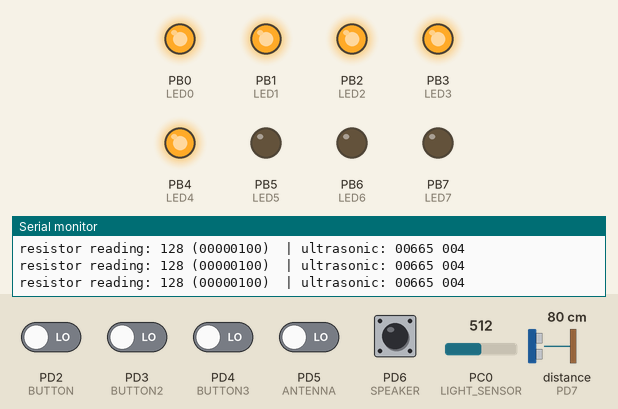
This program was run on a simulated ATmega168, built with avr-gcc and emulated at 1 MHz. Parts: output pins drawn as LEDs (lit = HIGH), the last lines printed to the serial monitor. Wiring (inferred from the names in the program): ultrasonic range finder: trigger PD7; echo PD7. The inputs (shaded band) are chosen by the test bench; at power-on: PD6 (SPEAKER) HIGH, PD2 (BUTTON), PD3 (BUTTON2), PD4 (BUTTON3), PD5 (ANTENNA) LOW, PC0 (LIGHT_SENSOR) = 512, distance to the obstacle (sensor on PD7) 80 cm. The echo pulse lasts 58.3 µs per cm; a simulated second board sends each byte the program waits for after 2 ms.

Above: at 1.2 s.
1.3 s: PC0 (LIGHT_SENSOR) set to 624
4.3 s: PC0 (LIGHT_SENSOR) set to 651
At 5.2 s:
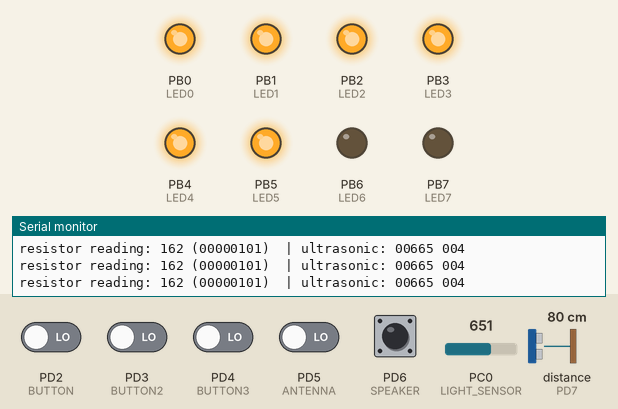
5.8 s: PC0 (LIGHT_SENSOR) set to 753
8.8 s: PC0 (LIGHT_SENSOR) set to 785
At 9.1 s:
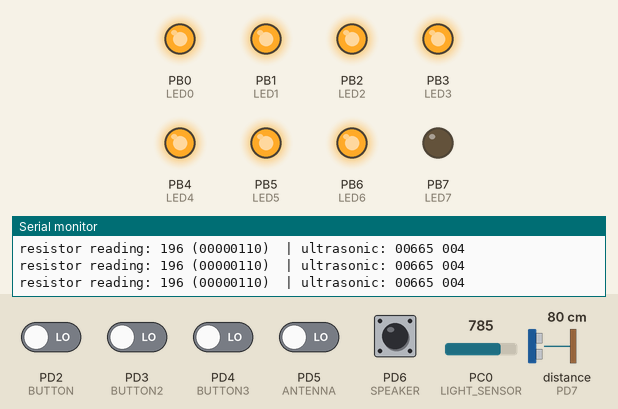
10.3 s: PC0 (LIGHT_SENSOR) set to 882
13.3 s: PC0 (LIGHT_SENSOR) set to 905
At 14.4 s:
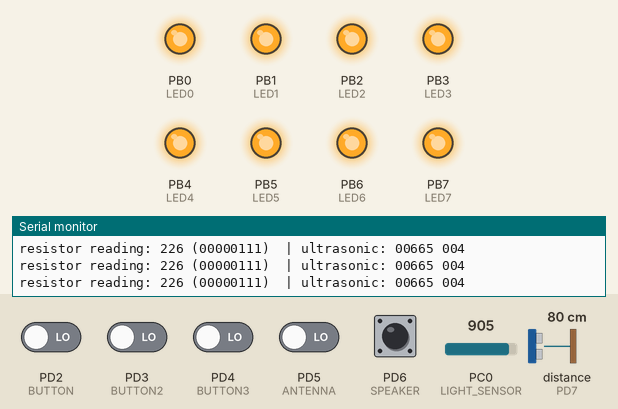
Timing chart, 0 to 15.8 s (numbered marks = the images above; inputs shaded):
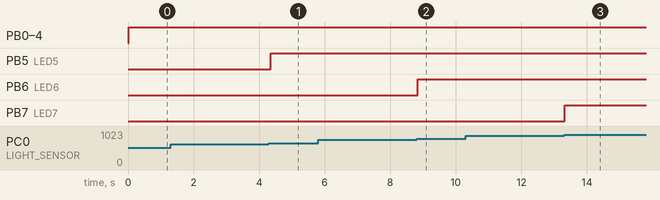

The program:

main.c
```c
/*
 * main.c
 *
 *  Created on: Jun 17, 2015
 *      Author: jimparker
 */

#undef __AVR_ATmega16__
#include <avr/io.h>
#include <util/delay.h>
#include "pinDefines.h"
#include "USART.h"
#include "ultraSonic.h"


static inline void initADC0(void) {
	ADMUX |= (1 << REFS0);
	ADCSRA |= (1 << ADPS1) | (1 << ADPS0);
	ADCSRA |= (1 << ADEN);
}
/*
void calibrateADC0 {
	transmitByte(0x0d);  //  cr
	transmitByte(0x0a);  // lf
	printString("Set the ADC to its lowest setting and hit <enter>!");
	transmitByte(0x0d);  //  cr
	transmitByte(0x0a);  // lf
	uint8_t = readByte();

}
*/
int main(void) {
	uint8_t ledValue;
	uint16_t adcValue;
	uint8_t i;

	initUSART();
	initADC0();
	LED_DDR = 0xff;
	DDRD &= ~(1 << PD6);    // set button port to input
	PORTD |= (1 << PD6);  // enable pull-up resistor

	transmitByte(0x0d);  //  cr
	transmitByte(0x0a);  // lf
	printString("Hello world!");
	transmitByte(0x0d);  //  cr
	transmitByte(0x0a);  // lf

	while (1) {
		if (((PIND & (1 << PD6)) == 0) || (getByte() == 'x')) {  // if you send an 'x' or hit the button
			// read the ADC (currently a photoresistor
			ADCSRA |= (1 << ADSC);  // start conversion
			loop_until_bit_is_clear(ADCSRA, ADSC);
			adcValue = ADC;

			// turn on the LEDS as a bar grph
			ledValue = (adcValue >> 7);

			LED_PORT = 0;
			for(i=0; i <= ledValue; i++) {
				LED_PORT |= (1 << i);
			}

			// log sensor reading to serial port
			printString("resistor reading: ");
			printByte(adcValue >> 2);
			printString(" (");
			printBinaryByte(ledValue);
			printString(") ");
			printString(" | ultrasonic: ");
			printWord(readUltrasonic());
			transmitByte(32);  //  sp
			printByte(ultrasonicInches());
			transmitByte(0x0d);  //  cr
			transmitByte(0x0a);  // lf

			//_delay_ms(500);
		}
	}
	return 0;
}
```

USART.c
```c
/*
 * USART.c
 *
 *  Created on: Jun 16, 2015
 *      Author: jimparker
 */

/*
  Quick and dirty functions that make serial communications work.
  Note that receiveByte() blocks -- it sits and waits _forever_ for
   a byte to come in.  If you're doing anything that's more interesting,
   you'll want to implement this with interrupts.
   initUSART requires BAUDRATE to be defined in order to calculate
     the bit-rate multiplier.  9600 is a reasonable default.
  May not work with some of the older chips:
    Tiny2313, Mega8, Mega16, Mega32 have different pin macros
    If you're using these chips, see (e.g.) iom8.h for how it's done.
    These old chips don't specify UDR0 vs UDR1.
    Correspondingly, the macros will just be defined as UDR.
*/

#undef __AVR_ATmega16__
#include <avr/io.h>
#include "USART.h"
#include <util/setbaud.h>


void initUSART(void) {                 /* requires BAUD */
  UBRR0H = UBRRH_VALUE;                /* defined in setbaud.h */
  UBRR0L = UBRRL_VALUE;
#if USE_2X
  UCSR0A |= (1 << U2X0);
#else
  UCSR0A &= ~(1 << U2X0);
#endif
                                  /* Enable USART transmitter/receiver */
  UCSR0B = (1 << TXEN0) | (1 << RXEN0);
  UCSR0C = (1 << UCSZ01) | (1 << UCSZ00);   /* 8 data bits, 1 stop bit */
}


void transmitByte(uint8_t data) {
                                     /* Wait for empty transmit buffer */
  loop_until_bit_is_set(UCSR0A, UDRE0);
  UDR0 = data;                                            /* send data */
}

uint8_t receiveByte(void) {
  loop_until_bit_is_set(UCSR0A, RXC0);       /* Wait for incoming data */
  return UDR0;                                /* return register value */
}

uint8_t getByte(void) {
  if (bit_is_set(UCSR0A, RXC0))
    return UDR0;                                /* return register value */
  else
	return 0x00;
}


                       /* Here are a bunch of useful printing commands */

void printString(const char myString[]) {
  uint8_t i = 0;
  while (myString[i]) {
    transmitByte(myString[i]);
    i++;
  }
}

void readString(char myString[], uint8_t maxLength) {
  char response;
  uint8_t i;
  i = 0;
  while (i < (maxLength - 1)) {                   /* prevent over-runs */
    response = receiveByte();
    transmitByte(response);                                    /* echo */
    if (response == '\r') {                     /* enter marks the end */
      break;
    }
    else {
      myString[i] = response;                       /* add in a letter */
      i++;
    }
  }
  myString[i] = 0;                          /* terminal NULL character */
}

void printByte(uint8_t byte) {
              /* Converts a byte to a string of decimal text, sends it */
  transmitByte('0' + (byte / 100));                        /* Hundreds */
  transmitByte('0' + ((byte / 10) % 10));                      /* Tens */
  transmitByte('0' + (byte % 10));                             /* Ones */
}

void printWord(uint16_t word) {
  transmitByte('0' + (word / 10000));                 /* Ten-thousands */
  transmitByte('0' + ((word / 1000) % 10));               /* Thousands */
  transmitByte('0' + ((word / 100) % 10));                 /* Hundreds */
  transmitByte('0' + ((word / 10) % 10));                      /* Tens */
  transmitByte('0' + (word % 10));                             /* Ones */
}

void printBinaryByte(uint8_t byte) {
                       /* Prints out a byte as a series of 1's and 0's */
  uint8_t bit;
  for (bit = 7; bit < 255; bit--) {
    if (bit_is_set(byte, bit))
      transmitByte('1');
    else
      transmitByte('0');
  }
}

char nibbleToHexCharacter(uint8_t nibble) {
                                   /* Converts 4 bits into hexadecimal */
  if (nibble < 10) {
    return ('0' + nibble);
  }
  else {
    return ('A' + nibble - 10);
  }
}

void printHexByte(uint8_t byte) {
                        /* Prints a byte as its hexadecimal equivalent */
  uint8_t nibble;
  nibble = (byte & 0b11110000) >> 4;
  transmitByte(nibbleToHexCharacter(nibble));
  nibble = byte & 0b00001111;
  transmitByte(nibbleToHexCharacter(nibble));
}

uint8_t getNumber(void) {
  // Gets a numerical 0-255 from the serial port.
  // Converts from string to number.
  char hundreds = '0';
  char tens = '0';
  char ones = '0';
  char thisChar = '0';
  do {                                                   /* shift over */
    hundreds = tens;
    tens = ones;
    ones = thisChar;
    thisChar = receiveByte();                   /* get a new character */
    transmitByte(thisChar);                                    /* echo */
  } while (thisChar != '\r');                     /* until type return */
  return (100 * (hundreds - '0') + 10 * (tens - '0') + ones - '0');
}
```

USART.h
```c
/*
 * USART.h
 *
 *  Created on: Jun 16, 2015
 *      Author: jimparker
 */

#ifndef USART_H_
#define USART_H_

/* Functions to initialize, send, receive over USART
   initUSART requires BAUD to be defined in order to calculate
     the bit-rate multiplier.
 */

#ifndef BAUD                          /* if not defined in Makefile... */
#define BAUD  9600                     /* set a safe default baud rate */
#endif

                                  /* These are defined for convenience */
#define   USART_HAS_DATA   bit_is_set(UCSR0A, RXC0)
#define   USART_READY      bit_is_set(UCSR0A, UDRE0)

/* Takes the defined BAUD and F_CPU,
   calculates the bit-clock multiplier,
   and configures the hardware USART                   */
void initUSART(void);

/* Blocking transmit and receive functions.
   When you call receiveByte() your program will hang until
   data comes through.  We'll improve on this later. */
void transmitByte(uint8_t data);
uint8_t receiveByte(void);
uint8_t getByte(void);

void printString(const char myString[]);
             /* Utility function to transmit an entire string from RAM */
void readString(char myString[], uint8_t maxLength);
/* Define a string variable, pass it to this function
   The string will contain whatever you typed over serial */

void printByte(uint8_t byte);
                  /* Prints a byte out as its 3-digit ascii equivalent */
void printWord(uint16_t word);
        /* Prints a word (16-bits) out as its 5-digit ascii equivalent */

void printBinaryByte(uint8_t byte);
                                     /* Prints a byte out in 1s and 0s */
char nibbleToHex(uint8_t nibble);
void printHexByte(uint8_t byte);
                                   /* Prints a byte out in hexadecimal */
uint8_t getNumber(void);
/* takes in up to three ascii digits,
 converts them to a byte when press enter */

#endif /* USART_H_ */
```

pinDefines.h
```c
/*
 * pinDefines.h
 *
 *  Created on: Jun 16, 2015
 *      Author: jimparker
 */

#ifndef PINDEFINES_H_
#define PINDEFINES_H_

// ---------------
//   Pin Defines
// ---------------

#define LED_PORT                PORTB
#define LED_PIN                 PINB
#define LED_DDR                 DDRB

#define LED0                    PB0
#define LED1                    PB1
#define LED2                    PB2
#define LED3                    PB3
#define LED4                    PB4
#define LED5                    PB5
#define LED6                    PB6
#define LED7                    PB7

#define BUTTON_PORT             PORTD
#define BUTTON_PIN              PIND
#define BUTTON_DDR              DDRD

#define BUTTON                  PD2
#define BUTTON2                 PD3
#define BUTTON3                 PD4

#define SPEAKER                 PD6                            /* OC0A */
#define SPEAKER_PORT            PORTD
#define SPEAKER_PIN             PIND
#define SPEAKER_DDR             DDRD

#define ANTENNA                 PD5                            /* OC0B */
#define ANTENNA_PORT            PORTD
#define ANTENNA_PIN             PIND
#define ANTENNA_DDR             DDRD

#define MODULATION              PD3                            /* OC2B */
#define MODULATION_PORT         PORTD
#define MODULATION_PIN          PIND
#define MODULATION_DDR          DDRD

#define LIGHT_SENSOR            PC0                            /* ADC0 */
#define LIGHT_SENSOR_PORT       PORTC
#define LIGHT_SENSOR_PIN        PINC
#define LIGHT_SENSOR_DDR        DDRC

#define CAP_SENSOR              PC1                            /* ADC1 */
#define CAP_SENSOR_PORT         PORTC
#define CAP_SENSOR_PIN          PINC
#define CAP_SENSOR_DDR          DDRC

#define PIEZO                   PC2                            /* ADC2 */
#define PIEZO_PORT              PORTC
#define PIEZO_PIN               PINC
#define PIEZO_DDR               DDRC

#define POT                     PC3                            /* ADC3 */
#define POT_PORT                PORTC
#define POT_PIN                 PINC
#define POT_DDR                 DDRC

//  SPI and I2C serial mode defines

#define SPI_SS                     PB2
#define SPI_SS_PORT                PORTB
#define SPI_SS_PIN                 PINB
#define SPI_SS_DDR                 DDRB

#define SPI_MOSI                     PB3
#define SPI_MOSI_PORT                PORTB
#define SPI_MOSI_PIN                 PINB
#define SPI_MOSI_DDR                 DDRB

#define SPI_MISO                     PB4
#define SPI_MISO_PORT                PORTB
#define SPI_MISO_PIN                 PINB
#define SPI_MISO_DDR                 DDRB

#define SPI_SCK                     PB5
#define SPI_SCK_PORT                PORTB
#define SPI_SCK_PIN                 PINB
#define SPI_SCK_DDR                 DDRB

#define I2C_SDA                     PC4
#define I2C_SDA_PORT                PORTC
#define I2C_SDA_PIN                 PINC
#define I2C_SDA_DDR                 DDRC

#define I2C_SCL                     PC5
#define I2C_SCL_PORT                PORTC
#define I2C_SCL_PIN                 PINC
#define I2C_SCL_DDR                 DDRC

#endif /* PINDEFINES_H_ */
```

ultraSonic.c
```c
/*
 * ultraSonic.c
 *
 *  Created on: Jun 17, 2015
 *      Author: jimparker
 */
#include "ultraSonic.h"
#include <avr/io.h>
#include <util/delay.h>

#define SONIC_PIN  7
#define SONIC_PORT D

uint16_t readUltrasonic(void) {
//    DDR#SONIC_PORT |= (1 << #SONIC_PIN);
	DDRD |= (1 << SONIC_PIN);              // set to output
	PORTD &= ~(1 << SONIC_PIN);            // clear pin
	_delay_us(2);                          // wait a bit
	PORTD |= (1 << SONIC_PIN);             // send a 5 microsecond pulse
	_delay_us(5);                          //
	PORTD &= ~(1 << SONIC_PIN);            // clear pin

	// TODO:  This method, I now know, stinks.  Need to start a timer and set an interrupt.
	//        I should be able to start a timer on SONIC_PIN set, and interrupt when clear.
	//        (I think...)
	//        something like start a microsecond timer, clear when SONIC_PORT goes high, INT when low

	DDRD &= ~(1 << SONIC_PIN);             // set to input
	while (~(PIND | ~(1 << SONIC_PIN)));   // wait while pin is clear

	uint16_t delay = 0;
	while (PIND & (1 << SONIC_PIN)) {      // while pin is set
		_delay_us(1);
		delay++;
	}
	return delay;
}

/* The measured distance from the range 0 to 400 cm */
uint16_t ultrasonicCentimeters(void) {
	return readUltrasonic()/29/2;
}

/* The measured distance from the range 0 to 157 Inches */
uint8_t ultrasonicInches(void) {
	uint16_t sonicValue = readUltrasonic();
	return sonicValue/74/2;
}
```

ultraSonic.h
```c
/*
 * ultraSonic.h
 *
 *  Created on: Jun 17, 2015
 *      Author: jimparker
 */

#ifndef ULTRASONIC_H_
#define ULTRASONIC_H_
#include <avr/io.h>

uint16_t readUltrasonic();  // read the distance from the ultrasonic peripheral
uint16_t ultrasonicCentimeters(void);  // The measured distance in the range 0 to 400 cm
uint8_t ultrasonicInches(void);  // The measured distance in the range 0 to 157 Inches

#endif /* ULTRASONIC_H_ */
```

Measured:
- the behaviour switches between 639 and 640 on PC0 (LIGHT_SENSOR) (found by bisection; images 0 and 1)
- the behaviour switches between 767 and 768 on PC0 (LIGHT_SENSOR) (found by bisection; images 1 and 2)
- the behaviour switches between 895 and 896 on PC0 (LIGHT_SENSOR) (found by bisection; images 2 and 3)
- after the input at 4.3 s, PB5 (LED5): LOW → HIGH after 0.06 s
- after the input at 8.8 s, PB6 (LED6): LOW → HIGH at once
- after the input at 13.3 s, PB7 (LED7): LOW → HIGH at once
